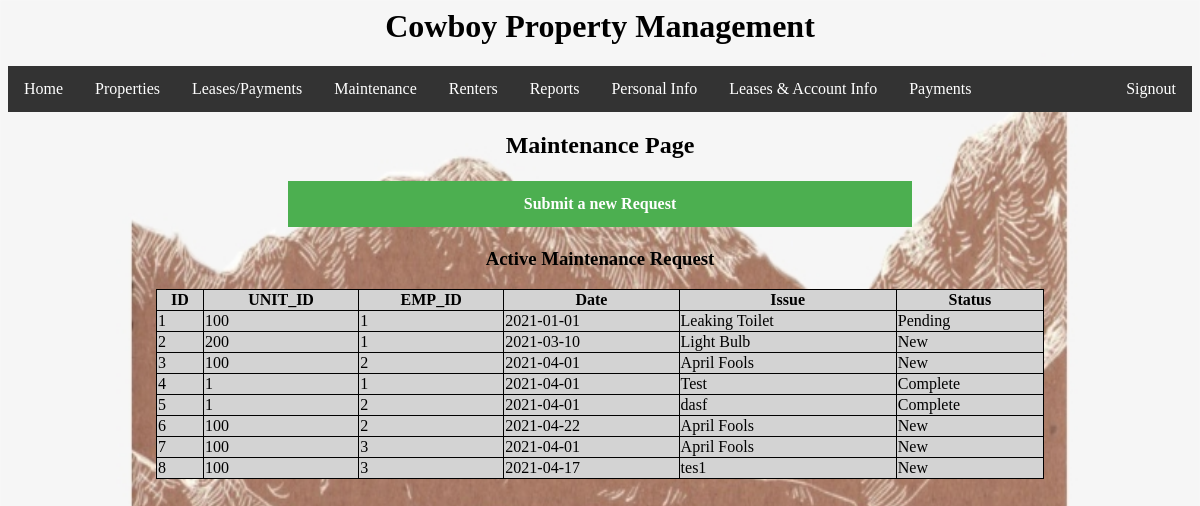
/maintenance.php (signed in), run on the app's committed database.
### tables this page shows
CREATE TABLE `Maintenance` (
  `ID` int(15) NOT NULL,
  `UNIT_ID` int(15) NOT NULL,
  `EMP_ID` int(11) DEFAULT NULL,
  `Date` date DEFAULT NULL,
  `Issue` varchar(128) DEFAULT NULL,
  `Status` varchar(16) DEFAULT 'New'
);

### maintenance.php (the view, shortened to what this page needs)
<html>
	<head>
		<link rel='stylesheet' href="/GroupProject/css/styles.css">
		</head>
		<body>
			<h1>Cowboy Property Management</h1>
			<ul>
  				<li><a href="homescreen.php">Home</a></li>
  				<li><a href="properties.php">Properties</a></li>
				<li><a href="leasepayments.php">Leases/Payments</a></li>
				<li><a href="maintenance.php">Maintenance</a></li>
				<li><a href="renters.php">Renters</a></li>
				<li><a href="reports.php">Reports</a></li>
  				<li><a href="personalinformation.php">Personal Info</a></li>
  				<li><a href="leases.php">Leases & Account Info</a></li>
				<li><a href="payments.php">Payments</a></li>
  				<li style="float:right"><a class="active" href="logout.php">Signout</a></li>
			</ul>
			<h2>Maintenance Page</h2>
   			<h4><a href="newmaintenance.php" class="button">Submit a new Request</a></h4>
		</body>
</html>
<?php
require_once 'checksession.php';
$conn = new mysqli($hn, $un, $pw, $db);
$query="SELECT * from Maintenance";
$result=$conn->query($query);
echo "<h3>Active Maintenance Request</h3>";
echo "<table>
<tr>
<th>ID</th>
<th>UNIT_ID</th>
<th>EMP_ID</th>
<th>Date</th>
<th>Issue</th>
<th>Status</th>
</tr>";
while($row = mysqli_fetch_array($result))
{
echo "<tr>";
echo "<td>" . $row['ID'] . "</td>";
echo "<td>" . $row['UNIT_ID'] . "</td>";
echo "<td>" . $row['EMP_ID'] . "</td>";
echo "<td>" . $row['Date'] . "</td>";
echo "<td>" . $row['Issue'] . "</td>";
echo "<td>" . $row['Status'] . "</td>";
echo "</tr>";
}
?>

### css/styles.css (style rules this page uses)
body { background-image: url("/GroupProject/images/paper.jpg"); background-repeat: no-repeat; background-color: #cccccc; background-size: 100% 100%; }
h1 { color: Black; text-align: center; }
ul { list-style-type: none; margin: 0; padding: 0; overflow: hidden; background-color: #333; }
li { float: left; }
li a { display: block; color: white; text-align: center; padding: 14px 16px; text-decoration: none; }
.active { background-color: #333; }
h2 { color: Black; text-align: center; }
table, th, td { border: 1px solid black; border-collapse: collapse; }
table { width: 75%; margin-left: auto; margin-right: auto; background-color: #D3D3D3; alignment-adjust: center; }
h3 { color: Black; text-align: center; }
.button { display: block; color: white; text-align: center; padding: 14px 16px; text-decoration: none; background-color: #4CAF50; width: 50%; margin-left: auto; margin-right: auto; }

### data on the page
maintenance: ID "1", UNIT_ID "100", EMP_ID "1", Date "2021-01-01", Issue "Leaking Toilet", Status "Pending"
maintenance: ID "2", UNIT_ID "200", EMP_ID "1", Date "2021-03-10", Issue "Light Bulb", Status "New"
maintenance: ID "3", UNIT_ID "100", EMP_ID "2", Date "2021-04-01", Issue "April Fools", Status "New"
maintenance: ID "4", UNIT_ID "1", EMP_ID "1", Date "2021-04-01", Issue "Test", Status "Complete"
maintenance: ID "5", UNIT_ID "1", EMP_ID "2", Date "2021-04-01", Issue "dasf", Status "Complete"
maintenance: ID "6", UNIT_ID "100", EMP_ID "2", Date "2021-04-22", Issue "April Fools", Status "New"
maintenance: ID "7", UNIT_ID "100", EMP_ID "3", Date "2021-04-01", Issue "April Fools", Status "New"
maintenance: ID "8", UNIT_ID "100", EMP_ID "3", Date "2021-04-17", Issue "tes1", Status "New"
